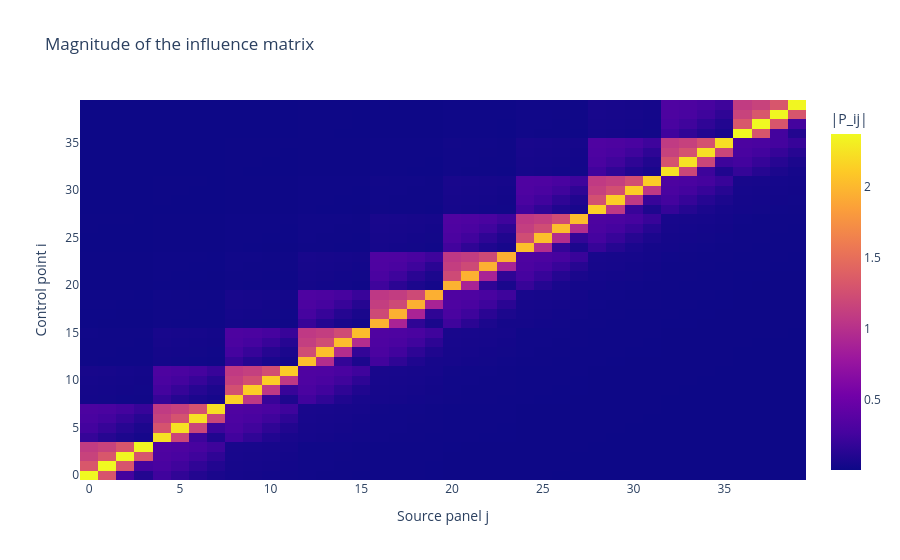
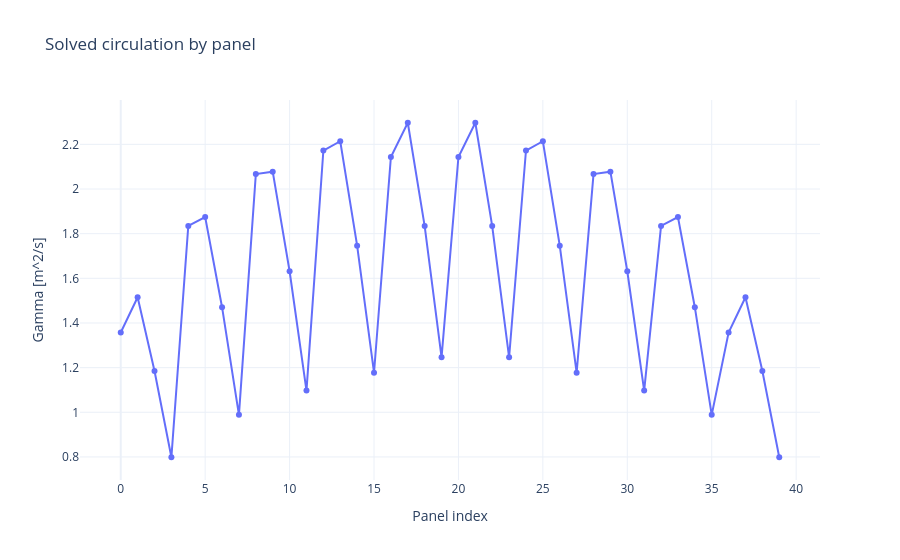

The notebook cell these images were saved under, in order:
### Markdown cell above
### Visual Diagnosis of the Solution

To complement the shape and finiteness checks, I plot the magnitude of the influence matrix $P_{ij}$ and the solved circulation by panel index. The dense matrix shows coupling between control points and vortices; the second figure helps inspect circulation variation. Neither plot is a pressure map.

### Code cell
import contextlib
import io
import sys
from pathlib import Path

import numpy as np
import plotly.graph_objects as go

current = Path.cwd()
while current != current.parent and not (current / 'src' / 'vlm').is_dir():
    current = current.parent
if not (current / 'src' / 'vlm').is_dir():
    raise RuntimeError('Could not locate the VLMPy repository root.')
sys.path.insert(0, str(current / 'src' / 'vlm'))

from lib.vlm import VLM

diagnostic_plane = {
    'wing_sections': [{
        'chord_root': 1.0, 'chord_tip': 0.7,
        'span_fraction': 6.0, 'sweep': np.radians(10.0),
        'dihedral': np.radians(3.0),
        'NACA_root': '2412', 'NACA_tip': '2412',
    }]
}
diagnostic_case = VLM(
    diagnostic_plane, 40.0, 1.225, np.radians(3.0), 0.0, 10, 4
)
captured = io.StringIO()
with contextlib.redirect_stdout(captured):
    diagnostic_case.run_vlm()

influence_figure = go.Figure()
influence_figure.add_trace(go.Heatmap(
    z=np.abs(diagnostic_case.P_ij),
    colorbar={'title': '|P_ij|'},
))
influence_figure.update_layout(
    title='Magnitude of the influence matrix',
    xaxis_title='Source panel j',
    yaxis_title='Control point i',
)
influence_figure.show()

gamma_values = np.ravel(diagnostic_case.gammas)
gamma_figure = go.Figure()
gamma_figure.add_trace(go.Scatter(
    x=np.arange(len(gamma_values)), y=gamma_values,
    mode='lines+markers', name='Circulation',
))
gamma_figure.update_layout(
    title='Solved circulation by panel',
    xaxis_title='Panel index',
    yaxis_title='Gamma [m^2/s]',
    template='plotly_white',
)
gamma_figure.show()

assert influence_figure.data[0].z.shape == diagnostic_case.P_ij.shape
assert np.isfinite(gamma_values).all()

### Figure 1 — Plotly figure (JSON) as saved in the notebook; plotly's stock layout.template omitted (floating-point values rounded to 4 significant figures; data arrays with more than 128 entries replaced by an {"elided": "..."} marker saying what was removed)
{"data": [{"colorbar": {"title": {"text": "|P_ij|"}}, "type": "heatmap", "z": {"elided": "40x40 float values"}}], "layout": {"title": {"text": "Magnitude of the influence matrix"}, "xaxis": {"title": {"text": "Source panel j"}}, "yaxis": {"title": {"text": "Control point i"}}}}

### Figure 2 — Plotly figure (JSON) as saved in the notebook; plotly's stock layout.template omitted (floating-point values rounded to 4 significant figures)
{"data": [{"mode": "lines+markers", "name": "Circulation", "type": "scatter", "x": [0, 1, 2, 3, 4, 5, 6, 7, 8, 9, 10, 11, 12, 13, 14, 15, 16, 17, 18, 19, 20, 21, 22, 23, 24, 25, 26, 27, 28, 29, 30, 31, 32, 33, 34, 35, 36, 37, 38, 39], "y": [1.357, 1.515, 1.185, 0.7987, 1.834, 1.874, 1.471, 0.9887, 2.067, 2.078, 1.632, 1.097, 2.172, 2.214, 1.746, 1.177, 2.143, 2.297, 1.834, 1.246, 2.143, 2.297, 1.834, 1.246, 2.172, 2.214, 1.746, 1.177, 2.067, 2.078, 1.632, 1.097, 1.834, 1.874, 1.471, 0.9887, 1.357, 1.515, 1.185, 0.7987]}], "layout": {"title": {"text": "Solved circulation by panel"}, "xaxis": {"title": {"text": "Panel index"}}, "yaxis": {"title": {"text": "Gamma [m^2/s]"}}}}
